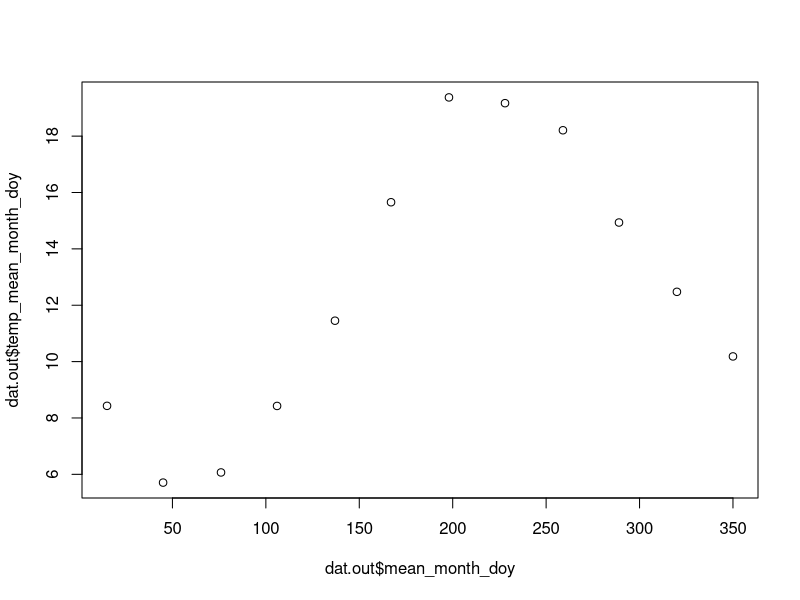

Recreate this plot in R.
rm(list = ls())

library(readxl)
library(lubridate)
library(dplyr)

#import Vechi 2023 et al. data
dat <- read_excel('../data/original/Vechi_dat.xlsx')
dat$date <- ymd(dat$date)
dat$month <- month(dat$date)
dat$doy <- as.numeric(as.Date(dat$date) - as.Date("2023-01-01"))
dat$fill <- dat$m3/dat$capacity

dat.count <- data.frame(table(dat$month[!is.na(dat$temp) & !grepl('D', dat$Tank)]) )

rem <- as.numeric(dat.count$Var1[which(dat.count$Freq <= 1)]) # June only one temp -> interpolate instead. 

dat.mod <- dat %>% filter(!grepl('D',Tank), !is.na(temp)) %>% group_by(month) %>% 
  summarise(doy = mean(doy, na.rm = T), 
            temp = mean(temp, na.rm = T),
            temp_sd = sd(temp, na.rm = T),
            fill = mean(fill, na.rm = T)
            )

# mean doy of each month
mean_month_doy <- c(15, 45, 76, 106, 137, 167, 198, 228, 259, 289, 320, 350)
dat.mod$mean_month_doy <- mean_month_doy

# interpolate but exclude the June measurement.
dat.mod$temp_mean_month_doy <- approx(x = dat.mod$doy[-rem], y = dat.mod$temp[-rem], xout = dat.mod$mean_month_doy)$y

int_dat <- rbind(dat.mod[c(11:12),],dat.mod[c(1:2),])  
int_dat$doy_cor <- c(int_dat$doy[1:2] - 365, int_dat$doy[3:4]) - min(c(int_dat$doy[1:2] - 365, int_dat$doy[3:4]))
int_dat$mean_month_doy_cor <- c(int_dat$mean_month_doy[1:2] - 365, int_dat$mean_month_doy[3:4]) - min(c(int_dat$mean_month_doy[1:2] - 365, int_dat$mean_month_doy[3:4]))

int_dat$temp_mean_month_doy <- approx(int_dat$doy_cor, int_dat$temp, xout = int_dat$mean_month_doy_cor)$y

dat.mod$temp_mean_month_doy[1] <- int_dat$temp_mean_month_doy[3]
dat.mod$temp_mean_month_doy[12] <- int_dat$temp_mean_month_doy[2]

dat.out <- dat.mod[, (ncol(dat.mod)-1):ncol(dat.mod)]

write.csv(dat.out, "../data/temp_dat.csv", row.names = F)

plot(dat.out$mean_month_doy, dat.out$temp_mean_month_doy)

mean(dat.out$temp_mean_month_doy)



